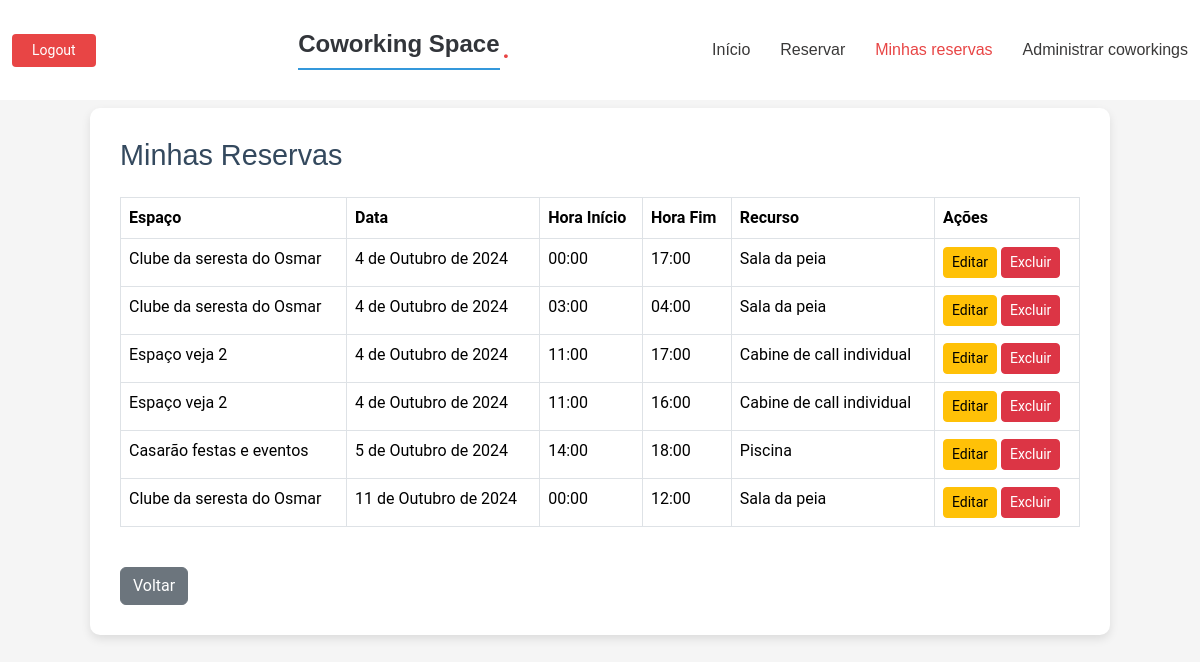
/minhas-reservas/ (signed in), run on the app's committed database.
### reservas/models.py (models this page shows, shortened)
class Reserva(models.Model):
    espaco = models.ForeignKey(EspacoCoworking, on_delete=models.CASCADE)
    usuario = models.ForeignKey( User, on_delete=models.CASCADE, blank=True, null=True)
    data_reserva = models.DateField()
    recurso = models.ForeignKey(RecursosEspacoCoworking, on_delete=models.CASCADE)
    hora_inicio = models.TimeField(blank=True, null=True)
    hora_fim = models.TimeField(blank=True, null=True)
    class Meta:
        verbose_name = "Reserva"
        verbose_name_plural = "Reservas"
        ordering = ['data_reserva', 'hora_inicio']

class EspacoCoworking(models.Model):
    nome = models.CharField(max_length=100)
    endereco = models.CharField(max_length=200)
    frase_destaque = models.CharField(max_length=100, blank=True, null=True)
    descricao = models.TextField(blank=True, null=True)
    capacidade = models.IntegerField()
    preco_por_hora = models.DecimalField(max_digits=10, decimal_places=2)
    latitude = models.FloatField(default=0)
    longitude = models.FloatField(default=0)
    prioridade = models.IntegerField(default=0, blank=True, null=True)
    palavras_chave = models.TextField(blank=True, null=True, help_text='Separado por -')
    instagram = models.URLField(max_length=255, blank=True, null=True)
    facebook = models.URLField(max_length=255, blank=True, null=True)
    linkedin = models.URLField(max_length=255, blank=True, null=True)
    nome_espaco = models.CharField(max_length=255, blank=True, null=True)
    razao_social = models.CharField(max_length=255, blank=True, null=True)
    cep = models.CharField(max_length=20, blank=True, null=True)
    pais = models.CharField(max_length=100, blank=True, null=True)
    uf = models.CharField(max_length=2, blank=True, null=True)
    cidade = models.CharField(max_length=100, blank=True, null=True)
    bairro = models.CharField(max_length=100, blank=True, null=True)
    logradouro = models.CharField(max_length=255, blank=True, null=True)
    numero = models.CharField(max_length=10, blank=True, null=True)
    complemento = models.CharField(max_length=255, blank=True, null=True)
    logo = models.ImageField(upload_to='logos/', blank=True, null=True)
    foto_horizontal = models.ImageField(upload_to='fotos_espaco/', blank=True, null=True)
    nome_proprietario = models.CharField(max_length=255, blank=True, null=True)
    email_proprietario = models.EmailField(blank=True, null=True)
    telefone_proprietario = models.CharField(max_length=20, blank=True, null=True)
    nome_gerente = models.CharField(max_length=255, blank=True, null=True)
    email_gerente = models.EmailField(blank=True, null=True)
    telefone_gerente = models.CharField(max_length=20, blank=True, null=True)
    titular_conta = models.CharField(max_length=255, blank=True, null=True)
    banco = models.CharField(max_length=100, blank=True, null=True)
    agencia = models.CharField(max_length=20, blank=True, null=True)
    conta = models.CharField(max_length=20, blank=True, null=True)
    tipo_conta = models.CharField(max_length=50, blank=True, null=True)
    tipo_pix = models.CharField(max_length=50, blank=True, null=True)
    pix = models.CharField(max_length=100, blank=True, null=True)
    cafe = models.BooleanField(default=False)
    cha = models.BooleanField(default=False)
    massagem = models.BooleanField(default=False)
    outros_diferenciais = models.CharField(max_length=255, blank=True, null=True)
    wifi = models.BooleanField(default=False)
    acessibilidade = models.BooleanField(default=False)
    acesso24h = models.BooleanField(default=False)
    playground_kids = models.BooleanField(default=False)
    ar_condicionado = models.BooleanField(default=False)
    area_alimentacao = models.BooleanField(default=False)
    biblioteca = models.BooleanField(default=False)
    cabine_call = models.BooleanField(default=False)
    cozinha = models.BooleanField(default=False)
    espaco_pet = models.BooleanField(default=False)
    espaco_convivencia = models.BooleanField(default=False)
    lounge = models.BooleanField(default=False)
    galeria_arte = models.BooleanField(default=False)
    geladeira = models.BooleanField(default=False)
    gerador_eletricidade = models.BooleanField(default=False)
    jardim = models.BooleanField(default=False)
    quadro_branco = models.BooleanField(default=False)
    recepcao = models.BooleanField(default=False)
    sala_descompressao = models.BooleanField(default=False)
    sala_jogos = models.BooleanField(default=False)
    varanda = models.BooleanField(default=False)
    vestuario = models.BooleanField(default=False)
    velocidade_internet = models.CharField(max_length=50, blank=True, null=True)
    auditorio = models.BooleanField(default=False)
    cafeteria = models.BooleanField(default=False)
    coliving = models.BooleanField(default=False)
    espaco_eventos = models.BooleanField(default=False)
    estudio_gravacao = models.BooleanField(default=False)
    restaurante = models.BooleanField(default=False)
    fotos_area_comum = models.ImageField(upload_to='fotos_areas_comuns/', blank=True, null=True)
    fotos_area_compartilhada = models.ImageField(upload_to='fotos_areas_compartilhadas/', blank=True, null=True)
    fotos_salas_privativas = models.ImageField(upload_to='fotos_salas_privativas/', blank=True, null=True)
    outras_fotos = models.ImageField(upload_to='outras_fotos/', blank=True, null=True)
    proprietario = models.ForeignKey(User, on_delete=models.CASCADE)
    class Meta:
        verbose_name = "Espaço de Coworking"
        verbose_name_plural = "Espaços de Coworking"
        ordering = ['prioridade']  # Ordena os espaços pelo nome de forma padrão

class RecursosEspacoCoworking(models.Model):
    espaco_coworking = models.ForeignKey(EspacoCoworking, on_delete=models.CASCADE, related_name='recursos')
    nome_recurso = models.CharField(max_length=100)
    descricao = models.TextField()
    quantidade = models.PositiveIntegerField()
    disponivel = models.BooleanField(default=True)
    class Meta:
        verbose_name = "Recurso"
        verbose_name_plural = "Recursos"
        ordering = ['nome_recurso']  # Ordena os espaços pelo nome de forma padrão

### reservas/views.py (the view)
# urls.py: path('minhas-reservas/', reservas_views.listar_reservas, name='listar_reservas'),
@login_required
def listar_reservas(request):
    reservas = Reserva.objects.filter(usuario=request.user)
    return render(request, 'reservas/listar_reservas.html', {'reservas': reservas})

### reservas/templates/reservas/listar_reservas.html (shortened to what this page needs)
{% load static %}
<!DOCTYPE html>
<html lang="en">
<head>
     <link href="{% static 'vendor/bootstrap/css/bootstrap.min.css' %}" rel="stylesheet">
     <link href="{% static 'vendor/bootstrap-icons/bootstrap-icons.css' %}" rel="stylesheet">
     <link href="{% static 'css/main.css' %}" rel="stylesheet">
     <link rel="stylesheet" type="text/css" href="{% static 'reservas/styles.css' %}">
</head>
<body>
     <header id="header" class="header d-flex align-items-center fixed-top">
        <div class="container-fluid position-relative d-flex align-items-center justify-content-between">
            <a href="{% url 'index' %}" class="logo d-flex align-items-center me-auto me-xl-0">
                <h1 class="sitename">Coworking Space</h1><span>.</span>
            </a>
            <nav id="navmenu" class="navmenu">
                <ul>
                    <li><a href="{% url 'index' %}" >Início</a></li>
                    {% if user.is_authenticated %}
                        <li><a href="{% url 'lista_espacos' %}">Reservar</a></li>
                        <li><a href="{% url 'listar_reservas' %}" class="active">Minhas reservas</a></li>
                        <li><a href="{% url 'administrar_espacos' %}">Administrar coworkings</a></li>
                    {% endif %}
                </ul>
            </nav>
            <div>
                {% if user.is_authenticated %}
                    <form method="post" action="{% url 'logout' %}">
                        <button type="submit" class="btn-getstarted">Logout</button>
                    </form>
                {% else %}
                    <a class="btn-getstarted" href="{% url 'register' %}">Login / Registre-se</a>
                {% endif %}
            </div>
        </div>
    </header>
    <main class="container custom-container mt-5">
        <div class="">
            <h2 class="mb-4">Minhas Reservas</h2>
            <table class="table table-bordered">
                <thead class="thead-light">
                    <tr>
                        <th>Espaço</th>
                        <th>Data</th>
                        <th>Hora Início</th>
                        <th>Hora Fim</th>
                        <th>Recurso</th>
                        <th>Ações</th>
                    </tr>
                </thead>
                <tbody>
                    {% for reserva in reservas %}
                    <tr>
                        <td>{{ reserva.espaco.nome }}</td>
                        <td>{{ reserva.data_reserva }}</td>
                        <td>{{ reserva.hora_inicio }}</td>
                        <td>{{ reserva.hora_fim }}</td>
                        <td>{{ reserva.recurso.nome_recurso }}</td>
                        <td>
                            <a href="{% url 'editar_reserva' reserva.id %}" class="btn btn-warning btn-sm">Editar</a>
                            <a href="{% url 'excluir_reserva' reserva.id %}" class="btn btn-danger btn-sm">Excluir</a>
                        </td>
                    </tr>
                    {% endfor %}
                </tbody>
            </table>
        </div>
        <a href="{% url 'lista_espacos' %}" class="btn btn-secondary mt-4">Voltar</a>
    </main>
</body>
</html>

### reservas/static/css/main.css (style rules this page uses)
:root { --default-font: "Open Sans", system-ui, -apple-system, "Segoe UI", Roboto, "Helvetica Neue", Arial, "Noto Sans", "Liberation Sans", sans-serif, "Apple Color Emoji", "Segoe UI Emoji", "Segoe UI Symbol", "Noto Color Emoji"; --heading-font: "Montserrat", sans-serif; --nav-font: "Poppins", sans-serif; }
:root { --background-color: #ffffff; --default-color: #212529; --heading-color: #32353a; --accent-color: #e84545; --surface-color: #ffffff; --contrast-color: #ffffff; }
:root { --nav-color: #3a3939; --nav-hover-color: #e84545; --nav-mobile-background-color: #ffffff; --nav-dropdown-background-color: #ffffff; --nav-dropdown-color: #3a3939; --nav-dropdown-hover-color: #e84545; }
:root { scroll-behavior: smooth; }
body { color: var(--default-color); background-color: var(--background-color); font-family: var(--default-font); }
a { color: var(--accent-color); text-decoration: none; transition: 0.3s; }
h1, h2, h3, h4, h5, h6 { color: var(--heading-color); font-family: var(--heading-font); }
.header { color: var(--default-color); background-color: var(--background-color); padding: 20px 0; transition: all 0.5s; z-index: 997; }
.header .logo { line-height: 1; }
.header .logo h1 { font-size: 24px; margin: 0; font-weight: 600; color: var(--heading-color); }
.header .logo span { color: var(--accent-color); font-size: 24px; font-weight: 600; padding-left: 3px; }
.header .btn-getstarted, .header .btn-getstarted:focus { color: var(--contrast-color); background: var(--accent-color); font-size: 14px; padding: 8px 26px; margin: 0; border-radius: 4px; transition: 0.3s; }
@media (max-width: 1200px) { .header .logo { order: 1; } }
@media (max-width: 1200px) { .header .btn-getstarted { order: 2; margin: 0 15px 0 0; padding: 6px 20px; } }
@media (max-width: 1200px) { .header .navmenu { order: 3; } }
@media (min-width: 1200px) { .navmenu { padding: 0; } }
@media (min-width: 1200px) { .navmenu ul { margin: 0; padding: 0; display: flex; list-style: none; align-items: center; } }
@media (min-width: 1200px) { .navmenu li { position: relative; } }
@media (min-width: 1200px) { .navmenu a, .navmenu a:focus { color: var(--nav-color); padding: 18px 15px; font-size: 16px; font-family: var(--nav-font); font-weight: 400; display: flex; align-items: center; justify-content: space-between; white-space: nowrap; transition: 0.3s; } }
@media (min-width: 1200px) { .navmenu li:last-child a { padding-right: 0; } }
@media (min-width: 1200px) { .navmenu li:hover>a, .navmenu .active, .navmenu .active:focus { color: var(--nav-hover-color); } }

### reservas/static/reservas/styles.css (style rules this page uses)
body { font-family: 'Roboto', Arial, sans-serif; background-color: #f5f5f5; margin: 0; padding: 0; color: #333; }
.container { width: 85%; max-width: 1000px; margin: 30px auto; padding: 30px; background-color: #ffffff; box-shadow: 0 4px 10px rgba(0, 0, 0, 0.1); border-radius: 10px; }
h1 { color: #2c3e50; font-size: 2.8em; margin-bottom: 20px; text-align: center; border-bottom: 2px solid #3498db; padding-bottom: 10px; }
h2 { color: #34495e; font-size: 1.8em; margin-bottom: 20px; }
ul { list-style-type: none; padding: 0; margin: 20px 0; }
a { color: #2980b9; text-decoration: none; font-weight: 500; }
button { padding: 12px 20px; background-color: #3498db; color: #ffffff; border: none; border-radius: 4px; cursor: pointer; font-size: 1.1em; transition: background-color 0.3s, transform 0.3s; }

### reservas/templates/reservas/listar_reservas.html (style rules this page uses)
body { padding-top: 60px; }
.custom-container { max-width: 85%; }

### data on the page
Reserva: espaco.nome "Clube da seresta do Osmar", data_reserva "4 de Outubro de 2024", hora_inicio "00:00", hora_fim "17:00", recurso.nome_recurso "Sala da peia"
Reserva: espaco.nome "Clube da seresta do Osmar", data_reserva "4 de Outubro de 2024", hora_inicio "03:00", hora_fim "04:00", recurso.nome_recurso "Sala da peia"
Reserva: espaco.nome "Espaço veja 2", data_reserva "4 de Outubro de 2024", hora_inicio "11:00", hora_fim "17:00", recurso.nome_recurso "Cabine de call individual"
Reserva: espaco.nome "Espaço veja 2", data_reserva "4 de Outubro de 2024", hora_inicio "11:00", hora_fim "16:00", recurso.nome_recurso "Cabine de call individual"
Reserva: espaco.nome "Casarão festas e eventos", data_reserva "5 de Outubro de 2024", hora_inicio "14:00", hora_fim "18:00", recurso.nome_recurso "Piscina"
Reserva: espaco.nome "Clube da seresta do Osmar", data_reserva "11 de Outubro de 2024", hora_inicio "00:00", hora_fim "12:00", recurso.nome_recurso "Sala da peia"
